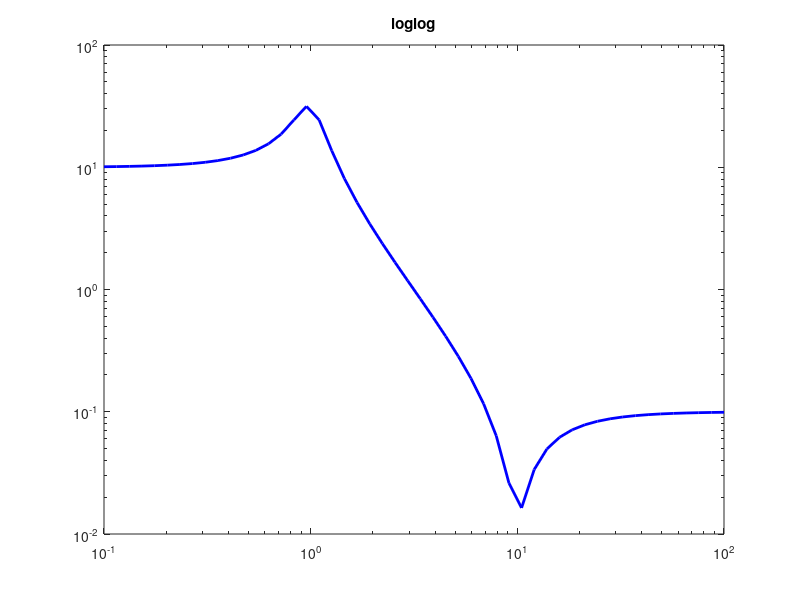

The MATLAB script that drew this image: (Note: this script raises an error after producing the figure.)
%%
clear
close
clc
disp('***** ESERCIZIO 3 *****')

A = [1:6; 5:10; 9:14; 15:20]
B = A(:, end:-1:1)
C = A(:, 2:2:end)
D = A(1:2:end, :)
E = A([1 4 3], [5 2])
F = diag(A)
disp('***** FINE *****')
pause
%%
clear
clc
disp('***** ESERCIZIO 4 *****')

dp = 5*ones(10,1);
dup = 3*ones(9,1);
dlow = -1*ones(9,1);

B = diag(dp) + diag(dup,1) + diag(dlow,-1);
B([6 9], [5 8]) = 2

disp('***** FINE *****')
pause
%%
clear
clc
disp('***** ESERCIZIO 5 *****')

x = linspace(-pi,pi);
plot(x, sin(x))
title('sen(x)')
pause

x = linspace(-1, 1);
plot(x, exp(x))
title('exp(x)')
pause

x = linspace(-5, 5);
plot(x, exp(-x.^2))
title('exp(-x^2)')
pause

x = linspace(1e-10, 4*pi);
plot(x, sin(x)./x)
title('sen(x)/x')
pause

x = linspace(1e-10, 2);
plot(x, x.*sin(x.^-1))
title('xsen(1/x)')

disp('***** FINE *****')
pause
%%
clear
close
clc
disp('***** ESERCIZIO 6 *****')

x = logspace(-1, 2);
y = sqrt((100*(1-0.01*x.^2).^2 +0.02*x.^2)./((1-x.^2).^2 + 0.1*x.^2));
 
plot(x, y, 'r', 'LineWidth', 2)
title('plot')
pause
loglog(x, y, 'b', 'LineWidth', 2)
title('loglog')

disp('***** FINE *****')
pause
%%
clear
close
clc

disp('***** ESERCIZIO 7 *****')

syms x
y(x) = piecewise(x<0, -2*x, x==0, 0, x>0, 2*x);
subs(y, x, [3 -5:5])
subs(y, x, [-1:1])

disp('***** FINE *****')
pause
%%
clear
clc

disp('***** ESERCIZIO 8 *****')

x =1;
tol =1e-10;
ter = 1;
n = 1;
tot = 0;

while ter >= tol
    tot = tot +ter;
    ter = (x^n)/factorial(n);
    n = n+1;
end
 n = n-1;
 
 ERrPnx = abs(exp(x) - tot)/abs(tot)
 
 disp('***** FINE *****')
 pause
 clear
 clc
    










